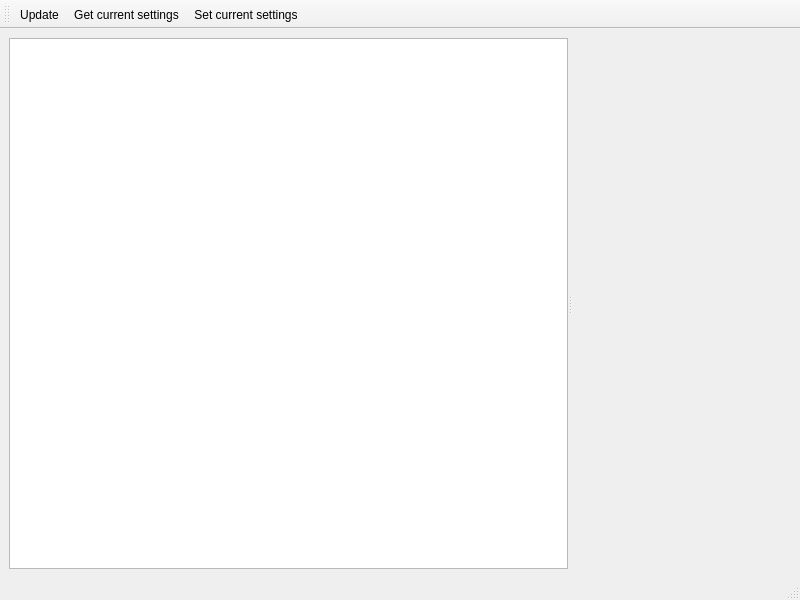
<?xml version="1.0" encoding="UTF-8"?>
<ui version="4.0">
 <class>MainWindow</class>
 <widget class="QMainWindow" name="MainWindow">
  <property name="geometry">
   <rect>
    <x>0</x>
    <y>0</y>
    <width>800</width>
    <height>600</height>
   </rect>
  </property>
  <property name="windowTitle">
   <string>QTonks example</string>
  </property>
  <widget class="QWidget" name="centralwidget">
   <layout class="QHBoxLayout" name="horizontalLayout">
    <item>
     <widget class="QSplitter" name="splitter">
      <property name="orientation">
       <enum>Qt::Orientation::Horizontal</enum>
      </property>
      <widget class="QPlainTextEdit" name="plainTextEdit">
       <property name="font">
        <font>
         <family>Consolas</family>
         <pointsize>10</pointsize>
        </font>
       </property>
      </widget>
      <widget class="QTonks::Widget" name="widget" native="true"/>
     </widget>
    </item>
   </layout>
  </widget>
  <widget class="QMenuBar" name="menubar">
   <property name="geometry">
    <rect>
     <x>0</x>
     <y>0</y>
     <width>800</width>
     <height>22</height>
    </rect>
   </property>
  </widget>
  <widget class="QStatusBar" name="statusbar"/>
  <widget class="QToolBar" name="toolBar">
   <property name="windowTitle">
    <string>toolBar</string>
   </property>
   <attribute name="toolBarArea">
    <enum>TopToolBarArea</enum>
   </attribute>
   <attribute name="toolBarBreak">
    <bool>false</bool>
   </attribute>
   <addaction name="actionUpdate"/>
   <addaction name="actionGetCurrentSettings"/>
   <addaction name="actionSetCurrentSettings"/>
  </widget>
  <action name="actionUpdate">
   <property name="text">
    <string>Update</string>
   </property>
   <property name="menuRole">
    <enum>QAction::MenuRole::NoRole</enum>
   </property>
  </action>
  <action name="actionGetCurrentSettings">
   <property name="text">
    <string>Get current settings</string>
   </property>
   <property name="menuRole">
    <enum>QAction::MenuRole::NoRole</enum>
   </property>
  </action>
  <action name="actionSetCurrentSettings">
   <property name="text">
    <string>Set current settings</string>
   </property>
   <property name="menuRole">
    <enum>QAction::MenuRole::NoRole</enum>
   </property>
  </action>
 </widget>
 <customwidgets>
  <customwidget>
   <class>QTonks::Widget</class>
   <extends>QWidget</extends>
   <header>qtonks_widget.h</header>
  </customwidget>
 </customwidgets>
 <resources/>
 <connections/>
</ui>
